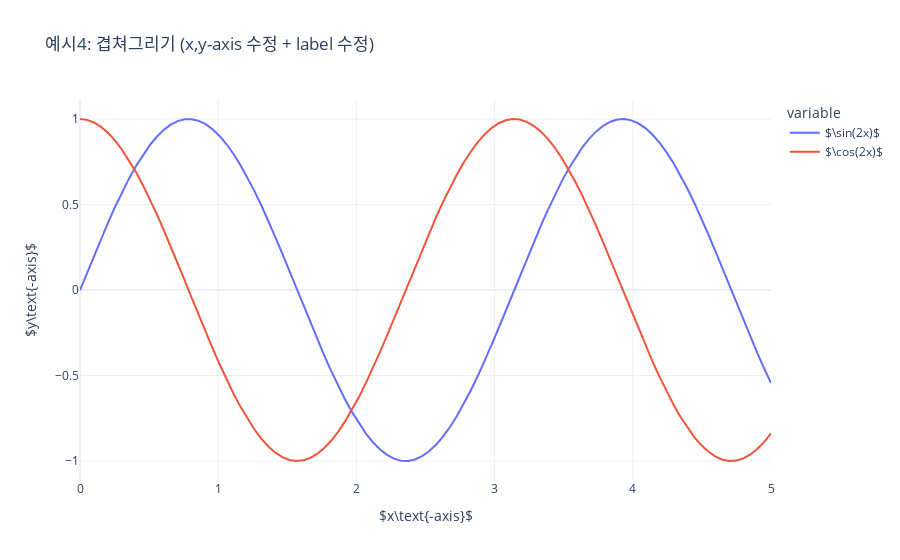

Notebook code for this chart:
### Code cell
x= np.linspace(0,5,100)
y1= np.sin(2*x)
y2= np.cos(2*x)
fig = px.line(
    x=x,y=[y1,y2],
    #---#
    title = "예시4: 겹쳐그리기 (x,y-axis 수정 + label 수정)"
)
fig['layout']['xaxis']['title']['text'] = r'$x\text{-axis}$'
fig['layout']['yaxis']['title']['text'] = r'$y\text{-axis}$'
fig['data'][0]['name'] = r'$\sin(2x)$'
fig['data'][1]['name'] = r'$\cos(2x)$'
fig
